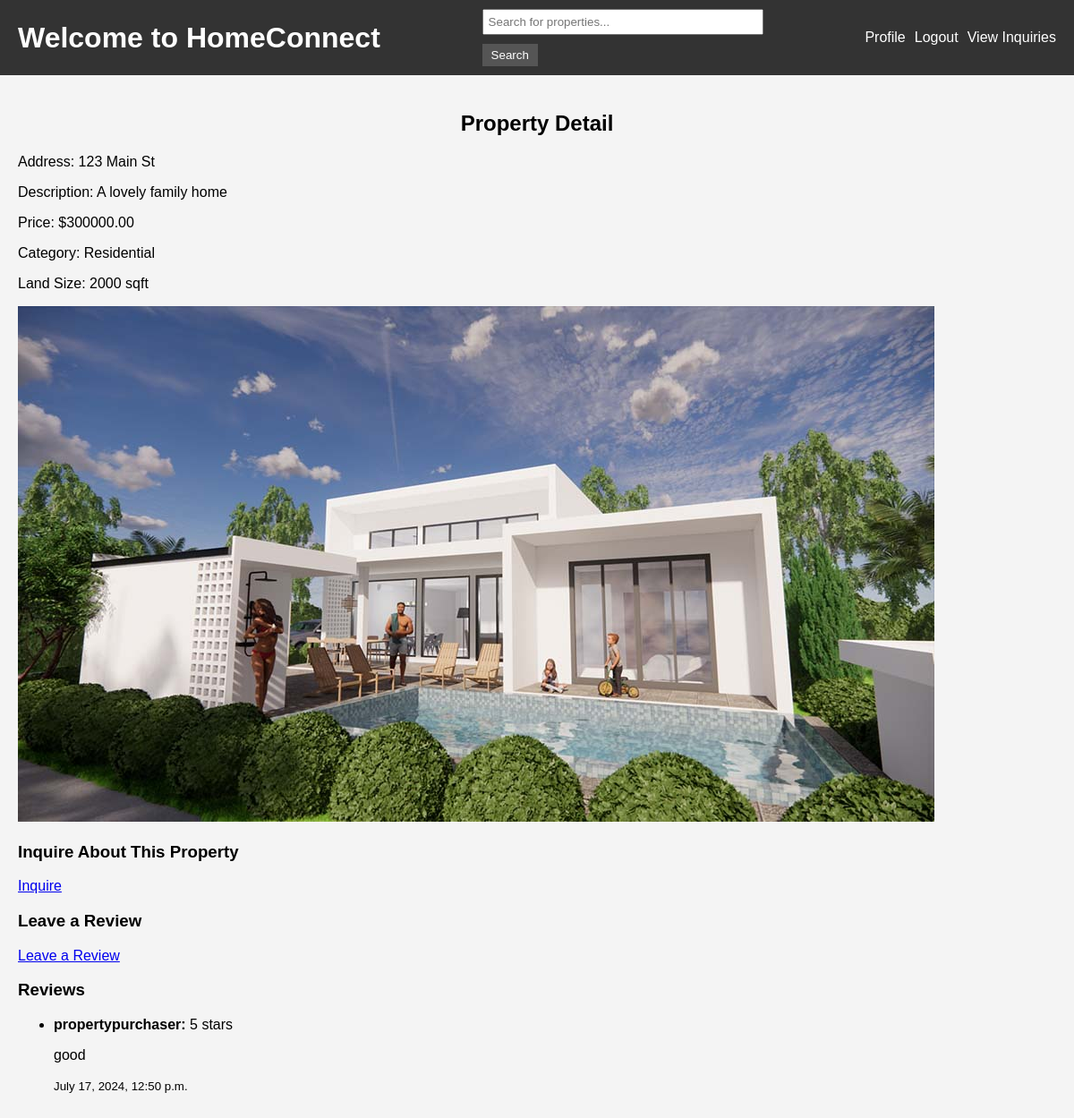
Page /properties/12/ (signed in) on the committed database.
### core/models.py (models this page shows, shortened)
class Property(models.Model):
    property_purchaser = models.ForeignKey(PropertyPurchaser, on_delete=models.CASCADE)
    address = models.CharField(max_length=255)
    description = models.TextField()
    price = models.DecimalField(max_digits=10, decimal_places=2)
    category = models.CharField(max_length=50)
    land_size = models.CharField(max_length=50)
    image = models.ImageField(upload_to='property_images/', null=True, blank=True)
    salesperson = models.ForeignKey(Salesperson, on_delete=models.CASCADE, related_name='properties', null=True, blank=True)

class Review(models.Model):
    client = models.ForeignKey(CustomUser, on_delete=models.CASCADE)
    property = models.ForeignKey(Property, on_delete=models.CASCADE, default=1)  # Assume property with ID 1 exists
    rating = models.IntegerField()
    review_text = models.TextField(null=True, blank=True)
    created_at = models.DateTimeField(auto_now_add=True)

class CustomUser(AbstractUser):
    USER_TYPE_CHOICES = (
        ('client', 'Client'),
        ('property_purchaser', 'Property Purchaser'),
        ('salesperson', 'Salesperson'),
    )
    user_role = models.CharField(max_length=20, choices=USER_TYPE_CHOICES, default='client')
    address = models.CharField(max_length=255, null=True, blank=True)

### core/views.py (the view)
# urls.py: path('properties/<int:property_id>/', views.property_detail, name='property_detail'),
@login_required
def property_detail(request, property_id):
    property_instance = get_object_or_404(Property, id=property_id)
    return render(request, 'property_detail.html', {'property': property_instance})

### core/templates/property_detail.html (shortened to what this page needs)
{% extends 'base.html' %}
{% block content %}
<h2>Property Detail</h2>
<p>Address: {{ property.address }}</p>
<p>Description: {{ property.description }}</p>
<p>Price: ${{ property.price }}</p>
<p>Category: {{ property.category }}</p>
<p>Land Size: {{ property.land_size }}</p>
{% if property.image %}
    <img src="{{ property.image.url }}" alt="Property Image">
{% else %}
    <p>No Image Available</p>
{% endif %}
{% if user.is_authenticated %}
    {% if user.user_role == 'salesperson' %}
        <a href="{% url 'promote_property' property.id %}" class="btn">Promote on Social Media</a>
        <a href="{% url 'create_inquiry' property.id %}" class="btn">Inquire</a>
    {% elif user.user_role == 'client' %}
        <h3>Inquire About This Property</h3>
        <a href="{% url 'create_inquiry' property.id %}" class="btn">Inquire</a>
        <h3>Leave a Review</h3>
        <a href="{% url 'create_review' property.id %}" class="btn">Leave a Review</a>
    {% elif user.user_role == 'property_purchaser' %}
        <h3>Inquire About This Property</h3>
        <a href="{% url 'create_inquiry' property.id %}" class="btn">Inquire</a>
        <h3>Leave a Review</h3>
        <a href="{% url 'create_review' property.id %}" class="btn">Leave a Review</a>
    {% endif %}
    <h3>Reviews</h3>
    <ul>
        {% for review in property.review_set.all %}
            <li>
                <strong>{{ review.client.username }}:</strong>
                <span>{{ review.rating }} stars</span>
                <p>{{ review.review_text }}</p>
                <small>{{ review.created_at }}</small>
            </li>
        {% empty %}
            <li>No reviews yet.</li>
        {% endfor %}
    </ul>
{% endif %}
{% endblock %}

### core/static/styles.css (style rules this page uses)
body { font-family: Arial, sans-serif; background-color: #f4f4f4; margin: 0; padding: 0; }
h2 { text-align: center; }

### rows in the picture
Property: address "123 Main St", description "A lovely family home", price "300000.00", category "Residential", land_size "2000 sqft", image (picture)
Review: client.username "propertypurchaser", rating "5", review_text "good", created_at "July 17, 2024, 12:50 p.m."
